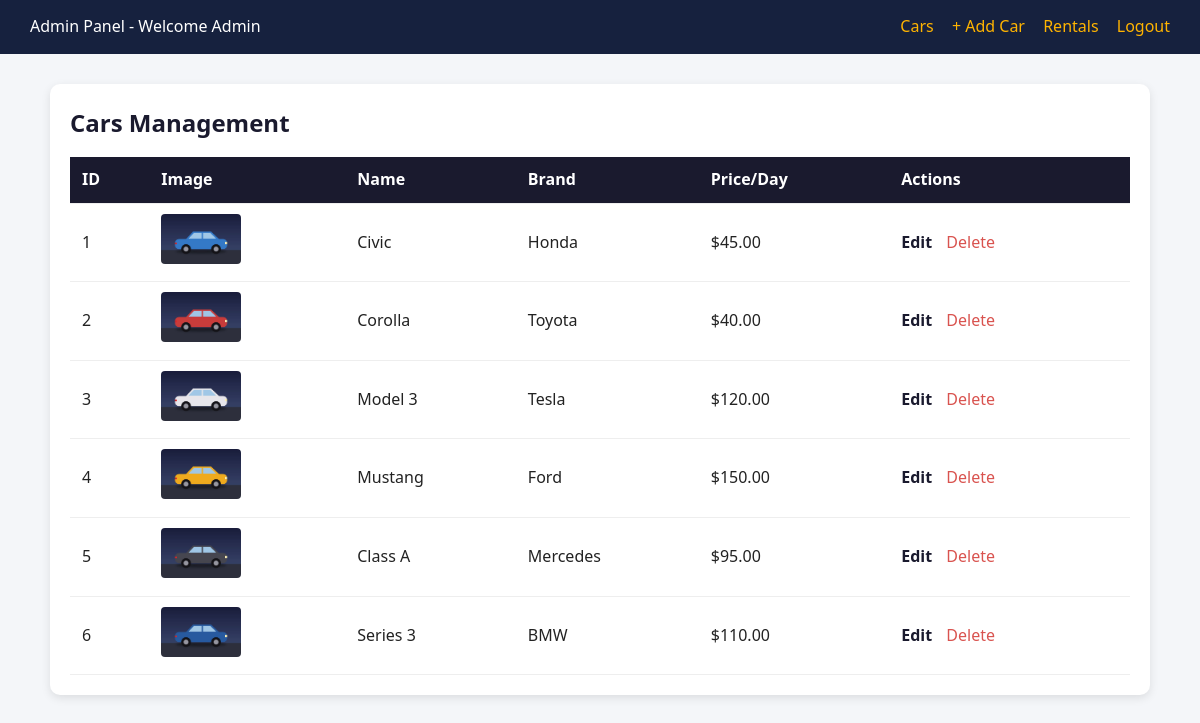
/admin/index.php (signed in), run on the app's committed database.
### tables this page shows
CREATE TABLE IF NOT EXISTS cars (
    car_id      INT(8) AUTO_INCREMENT PRIMARY KEY,
    name        VARCHAR(50) NOT NULL,
    brand       VARCHAR(50) NOT NULL,
    price       DECIMAL(8,2) NOT NULL,
    description TEXT,
    image       VARCHAR(100)
);

### config.php (called while the page is built, shortened)
<?php
class connection
{
    public function CNbase()
    {
        static $pdo = null;
        if ($pdo === null) {
            $dsn  = getenv('DB_DSN')  ?: 'mysql:host=localhost;dbname=car_rental;charset=utf8mb4';
            $user = getenv('DB_USER') ?: 'root';
            $pass = getenv('DB_PASS') ?: '';
            $pdo = new PDO($dsn, $user, $pass, [
                PDO::ATTR_ERRMODE            => PDO::ERRMODE_EXCEPTION,
                PDO::ATTR_DEFAULT_FETCH_MODE => PDO::FETCH_ASSOC,
                PDO::ATTR_EMULATE_PREPARES   => false,
            ]);
        }
        return $pdo;
    }
}
function e($value)
{
    return htmlspecialchars((string)$value, ENT_QUOTES, 'UTF-8');
}
?>

### car.class.php (called while the page is built, shortened)
<?php
require_once(__DIR__ . '/config.php');
class car
{
    private function db()
    {
        return (new connection())->CNbase();
    }
    function listCars()
    {
        return $this->db()->query("SELECT * FROM cars");
    }
}
?>

### admin/index.php (the view, shortened to what this page needs)
<?php
require_once('../car.class.php');
$c   = new car();
$res = $c->listCars();
?>
<!DOCTYPE html>
<html lang="en">
<head>
    <link rel="stylesheet" href="../css/style.css">
</head>
<body>
<div class="admin-bar">
    <div>Admin Panel - Welcome <?php echo e($_SESSION['user_name']); ?></div>
    <div>
        <a href="index.php">Cars</a>
        <a href="add_car.php">+ Add Car</a>
        <a href="rentals.php">Rentals</a>
        <a href="logout.php">Logout</a>
    </div>
</div>
<div class="table-wrap">
    <h2>Cars Management</h2>
    <table>
        <tr>
            <th>ID</th>
            <th>Image</th>
            <th>Name</th>
            <th>Brand</th>
            <th>Price/Day</th>
            <th>Actions</th>
        </tr>
        <?php
        foreach ($res as $row) {
            echo "<tr>";
            echo "<td>".e($row['car_id'])."</td>";
            echo "<td><img src='../images/".e($row['image'])."' width='80' height='50' style='object-fit:cover; border-radius:4px;'></td>";
            echo "<td>".e($row['name'])."</td>";
            echo "<td>".e($row['brand'])."</td>";
            echo "<td>$".e($row['price'])."</td>";
            echo "<td>
                    <a class='action-link' href='edit_car.php?id=".e($row['car_id'])."'>Edit</a>
                    <form method='post' action='delete_car.php' style='display:inline'
                          onsubmit=\"return confirm('Delete this car?');\">
                        ".csrf_field()."
                        <input type='hidden' name='id' value='".e($row['car_id'])."'>
                        <button type='submit' class='action-link delete'>Delete</button>
                    </form>
                  </td>";
            echo "</tr>";
        }
        ?>
    </table>
</div>
</body>
</html>

### css/style.css (style rules this page uses)
* { margin: 0; padding: 0; box-sizing: border-box; }
body { font-family: "Segoe UI", Tahoma, Arial, sans-serif; background-color: #f4f6f9; color: #222; line-height: 1.6; }
a { text-decoration: none; color: inherit; }
.table-wrap { max-width: 1100px; margin: 30px auto; background-color: #fff; padding: 20px; border-radius: 10px; box-shadow: 0 3px 10px rgba(0,0,0,0.1); overflow-x: auto; }
.table-wrap h2 { margin-bottom: 15px; color: #1a1a2e; }
table { width: 100%; border-collapse: collapse; }
table th, table td { padding: 10px 12px; text-align: left; border-bottom: 1px solid #eee; }
table th { background-color: #1a1a2e; color: #fff; }
.action-link { color: #1a1a2e; font-weight: bold; margin-right: 10px; }
.action-link.delete { color: #d9534f; }
button.action-link { background: none; border: 0; padding: 0; font: inherit; cursor: pointer; }
.admin-bar { background-color: #16213e; color: #fff; padding: 14px 30px; display: flex; justify-content: space-between; align-items: center; }
.admin-bar a { color: #ffb400; margin-left: 14px; font-weight: 500; }

### data on the page
cars: car_id "1", image (picture), name "Civic", brand "Honda", price "45.00"
cars: car_id "2", image (picture), name "Corolla", brand "Toyota", price "40.00"
cars: car_id "3", image (picture), name "Model 3", brand "Tesla", price "120.00"
cars: car_id "4", image (picture), name "Mustang", brand "Ford", price "150.00"
cars: car_id "5", image (picture), name "Class A", brand "Mercedes", price "95.00"
cars: car_id "6", image (picture), name "Series 3", brand "BMW", price "110.00"

### other printed values
$_SESSION['user_name'] "Admin"
